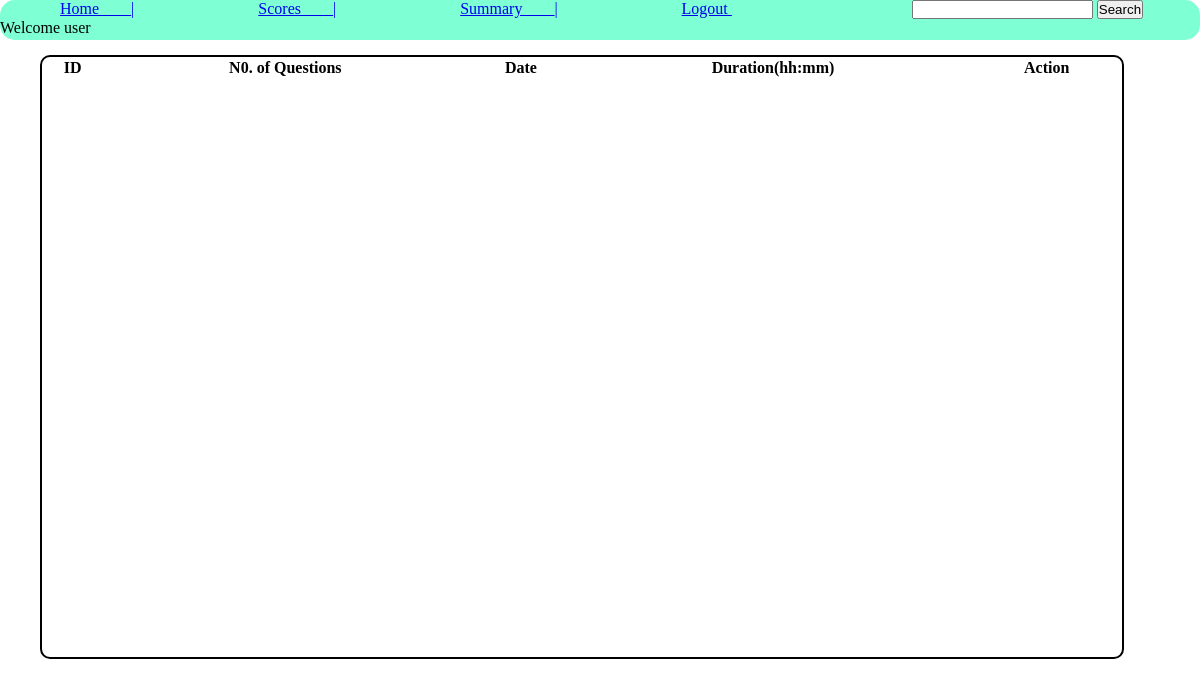
The page /user/1 on the database as committed earlier.
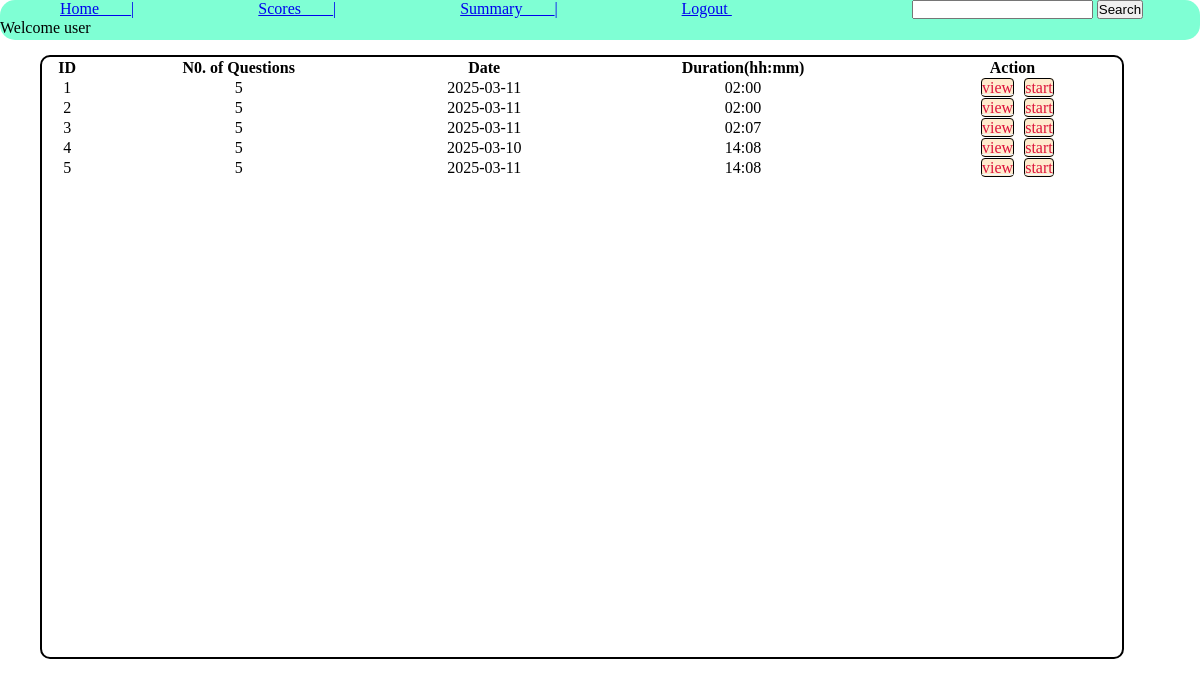
The same page on the database as committed later.
### tables this page shows
CREATE TABLE quiz(
    id INTEGER PRIMARY KEY AUTOINCREMENT,
    chapter_id INTEGER,
    date_of_quiz DATE,
    time_duration TIME,
    remarks TEXT,
    FOREIGN KEY(chapter_id) REFERENCES chapter(id)
);

### app.py (the view)
@app.route('/user/<id>')
def user(id):
    rep = get_qz_d()
    return render_template('user.html',u=id,a=rep,x=len(get_qz_d()[1]))

### database.py (called while the page is built)
def get_qz_d():
    con = sqlite3.connect('database.sqlite3')
    cur = con.cursor()
    query="SELECT * FROM quiz"
    cur.execute(query)
    f=cur.fetchall()
    query = f"SELECT COUNT(id),quiz_id FROM question WHERE quiz_id=?"
    l = []
    for a in f:
        cur.execute(query,(a[0],))
        g = cur.fetchall()
        l.append(g)
    con.commit()
    con.close()
    return [f,l]

### templates/user.html (shortened to what this page needs)
<!DOCTYPE html>
<html lang="en">
<head>
</head>
<body>
    <nav>
        <ul>
            <li><a href="/user/{{u[0][0]}}"> Home____|</a></li>
            <li><a href="/scores/{{u[0][0]}}">Scores____|</a></li>
            <li><a href="/summary/{{u[0][0]}}"> Summary____|</a></li>
            <li><a href="/"> Logout </a></li>
            <li id="search"><form action="/search/{{u[0][0]}}" id="insearch" method="post"><input type="search" name="s">
                <button type="submit">Search</button> Welcome user</form></li>
        </ul>
    </nav>
    {%if not search%}
    <div class="table-container">
        <table style="width: 100%;text-align: center;">
            <thead>
                <tr>
                    <th>ID</th>
                    <th>N0. of Questions</th>
                    <th>Date</th>
                    <th>Duration(hh:mm)</th>
                    <th>Action</th>
                </tr>
            </thead>
            {%for i in range(x)%}
            {%if a[1][i][0][0]%}
            <tbody>
                <tr>
                    <td>{{a[0][i][0]}}</td>
                    <td>{{a[1][i][0][0]}}</td>
                    <td>{{a[0][i][2]}}</td>
                    <td>{{a[0][i][3]}}</td>
                    <td><a class="innerbox" href="/view/{{a[0][i][0]}}/{{u[0][0]}}">view</a><a class="innerbox" href="/start_quiz/{{a[0][i][0]}}/{{u[0][0]}}">start</a></td>
                </tr>
            {%endif%}
            {%endfor%}
            </tbody>
        </table>
    </div>
    {%endif%}
</body>
</html>

### templates/user.html (style rules this page uses)
* { margin: 0%; padding: 0%; }
nav { width: 100%; height: 40px; border-radius: 15px; background-color: aquamarine; }
li { margin: 60px; display: inline; }
#search { margin-left: 120px; }
.table-container { width: 90%; margin-left: 40px; margin-top: 15px; border: 2px solid black; border-radius: 10px; height: 600px; }
.innerbox { margin-left: 10px; border: 1px solid black; background-color: blanchedalmond; color: crimson; text-decoration-color: aliceblue; border-radius: 4px; }
#insearch { display: inline; }

Rows that differ between the two databases and show on the page:
added quiz: id "1", date_of_quiz "2025-03-11", time_duration "02:00"
added quiz: id "2", date_of_quiz "2025-03-11", time_duration "02:00"
added quiz: id "3", date_of_quiz "2025-03-11", time_duration "02:07"
added quiz: id "4", date_of_quiz "2025-03-10", time_duration "14:08"
added quiz: id "5", date_of_quiz "2025-03-11", time_duration "14:08"
Other text that changed with them:
new list line: "5 view start"
